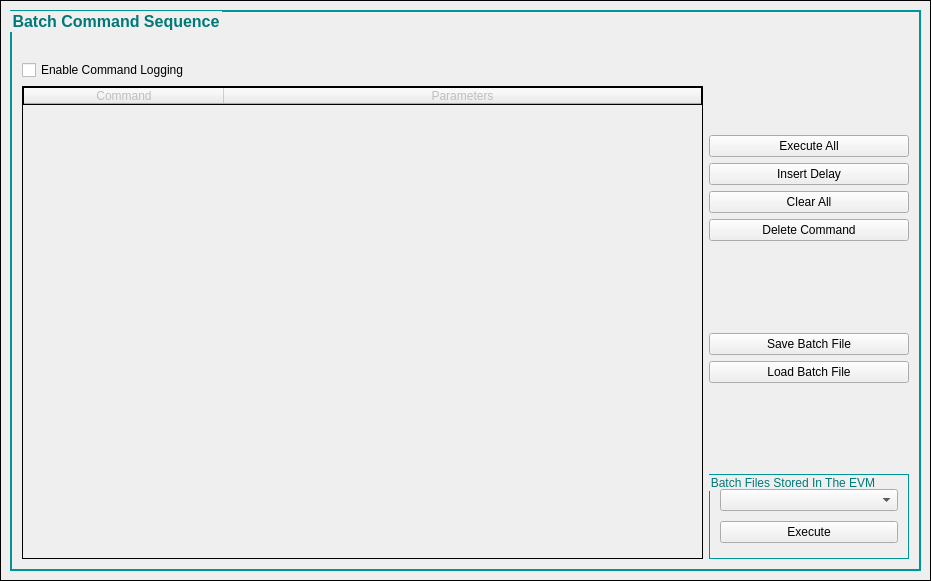
            <widget class="QWidget" name="batchFilePage">
             <layout class="QGridLayout" name="gridLayout_4">
              <property name="leftMargin">
               <number>0</number>
              </property>
              <property name="topMargin">
               <number>0</number>
              </property>
              <property name="rightMargin">
               <number>0</number>
              </property>
              <property name="bottomMargin">
               <number>0</number>
              </property>
              <item row="0" column="0">
               <widget class="QFrame" name="frame_batchFiles">
                <property name="sizePolicy">
                 <sizepolicy hsizetype="Expanding" vsizetype="Expanding">
                  <horstretch>0</horstretch>
                  <verstretch>0</verstretch>
                 </sizepolicy>
                </property>
                <property name="minimumSize">
                 <size>
                  <width>931</width>
                  <height>581</height>
                 </size>
                </property>
                <property name="styleSheet">
                 <string notr="true">QFrame{background-image : url(:/images/img.jpg);
border:1px solid black}
QGroupbox{border-radius:5px}</string>
                </property>
                <property name="frameShape">
                 <enum>QFrame::StyledPanel</enum>
                </property>
                <property name="frameShadow">
                 <enum>QFrame::Raised</enum>
                </property>
                <layout class="QGridLayout" name="gridLayout_12">
                 <item row="0" column="0">
                  <widget class="QGroupBox" name="groupBox_BatchCommandSequence">
                   <property name="sizePolicy">
                    <sizepolicy hsizetype="Expanding" vsizetype="Expanding">
                     <horstretch>0</horstretch>
                     <verstretch>0</verstretch>
                    </sizepolicy>
                   </property>
                   <property name="font">
                    <font>
                     <family>Arial</family>
                     <pointsize>12</pointsize>
                     <weight>75</weight>
                     <bold>true</bold>
                    </font>
                   </property>
                   <property name="autoFillBackground">
                    <bool>false</bool>
                   </property>
                   <property name="styleSheet">
                    <string notr="true">QGroupBox{ border: 1.5px solid ;
background-color: transparent;
border-color: rgb(0,150,150);
color:rgb(0,120,120);
;}</string>
                   </property>
                   <property name="title">
                    <string>Batch Command Sequence</string>
                   </property>
                   <layout class="QHBoxLayout" name="horizontalLayout_23">
                    <property name="topMargin">
                     <number>15</number>
                    </property>
                    <item>
                     <layout class="QVBoxLayout" name="verticalLayout_10">
                      <item>
                       <spacer name="verticalSpacer_4">
                        <property name="orientation">
                         <enum>Qt::Vertical</enum>
                        </property>
                        <property name="sizeType">
                         <enum>QSizePolicy::Fixed</enum>
                        </property>
                        <property name="sizeHint" stdset="0">
                         <size>
                          <width>20</width>
                          <height>10</height>
                         </size>
                        </property>
                       </spacer>
                      </item>
                      <item>
                       <widget class="QCheckBox" name="enableCmdLog">
                        <property name="text">
                         <string>Enable Command Logging</string>
                        </property>
                       </widget>
                      </item>
                      <item>
                       <widget class="QTableWidget" name="batchCommands_tableWidget">
                        <property name="enabled">
                         <bool>false</bool>
                        </property>
                        <property name="sizePolicy">
                         <sizepolicy hsizetype="Expanding" vsizetype="Expanding">
                          <horstretch>0</horstretch>
                          <verstretch>0</verstretch>
                         </sizepolicy>
                        </property>
                        <property name="dragEnabled">
                         <bool>false</bool>
                        </property>
                        <property name="horizontalScrollMode">
                         <enum>QAbstractItemView::ScrollPerPixel</enum>
                        </property>
                        <property name="wordWrap">
                         <bool>false</bool>
                        </property>
                        <attribute name="horizontalHeaderDefaultSectionSize">
                         <number>200</number>
                        </attribute>
                        <attribute name="horizontalHeaderHighlightSections">
                         <bool>false</bool>
                        </attribute>
                        <attribute name="horizontalHeaderStretchLastSection">
                         <bool>true</bool>
                        </attribute>
                        <attribute name="verticalHeaderHighlightSections">
                         <bool>true</bool>
                        </attribute>
                        <column>
                         <property name="text">
                          <string>Command</string>
                         </property>
                        </column>
                        <column>
                         <property name="text">
                          <string>Parameters</string>
                         </property>
                        </column>
                       </widget>
                      </item>
                     </layout>
                    </item>
                    <item>
                     <layout class="QVBoxLayout" name="verticalLayout_11">
                      <item>
                       <spacer name="verticalSpacer">
                        <property name="orientation">
                         <enum>Qt::Vertical</enum>
                        </property>
                        <property name="sizeHint" stdset="0">
                         <size>
                          <width>20</width>
                          <height>40</height>
                         </size>
                        </property>
                       </spacer>
                      </item>
                      <item>
                       <widget class="QPushButton" name="executeBatchCommands_Button">
                        <property name="maximumSize">
                         <size>
                          <width>16777215</width>
                          <height>35</height>
                         </size>
                        </property>
                        <property name="text">
                         <string>Execute All</string>
                        </property>
                       </widget>
                      </item>
                      <item>
                       <widget class="QPushButton" name="insertDelay_Button">
                        <property name="maximumSize">
                         <size>
                          <width>16777215</width>
                          <height>35</height>
                         </size>
                        </property>
                        <property name="text">
                         <string>Insert Delay</string>
                        </property>
                       </widget>
                      </item>
                      <item>
                       <widget class="QPushButton" name="clearBatchTable_Button">
                        <property name="maximumSize">
                         <size>
                          <width>16777215</width>
                          <height>35</height>
                         </size>
                        </property>
                        <property name="text">
                         <string>Clear All</string>
                        </property>
                       </widget>
                      </item>
                      <item>
                       <widget class="QPushButton" name="deleteCommand_Button">
                        <property name="maximumSize">
                         <size>
                          <width>16777215</width>
                          <height>35</height>
                         </size>
                        </property>
                        <property name="text">
                         <string>Delete Command</string>
                        </property>
                       </widget>
                      </item>
                      <item>
                       <spacer name="verticalSpacer_3">
                        <property name="orientation">
                         <enum>Qt::Vertical</enum>
                        </property>
                        <property name="sizeHint" stdset="0">
                         <size>
                          <width>20</width>
                          <height>40</height>
                         </size>
                        </property>
                       </spacer>
                      </item>
                      <item>
                       <widget class="QPushButton" name="saveBatchFile_Button">
                        <property name="sizePolicy">
                         <sizepolicy hsizetype="Preferred" vsizetype="Fixed">
                          <horstretch>0</horstretch>
                          <verstretch>0</verstretch>
                         </sizepolicy>
                        </property>
                        <property name="text">
                         <string>Save Batch File</string>
                        </property>
                       </widget>
                      </item>
                      <item>
                       <widget class="QPushButton" name="loadBatchFile_Button">
                        <property name="sizePolicy">
                         <sizepolicy hsizetype="Preferred" vsizetype="Fixed">
                          <horstretch>0</horstretch>
                          <verstretch>0</verstretch>
                         </sizepolicy>
                        </property>
                        <property name="text">
                         <string>Load Batch File</string>
                        </property>
                       </widget>
                      </item>
                      <item>
                       <spacer name="verticalSpacer_2">
                        <property name="orientation">
                         <enum>Qt::Vertical</enum>
                        </property>
                        <property name="sizeHint" stdset="0">
                         <size>
                          <width>20</width>
                          <height>40</height>
                         </size>
                        </property>
                       </spacer>
                      </item>
                      <item>
                       <widget class="QGroupBox" name="groupBox_BatchFilesinEVM">
                        <property name="sizePolicy">
                         <sizepolicy hsizetype="Preferred" vsizetype="MinimumExpanding">
                          <horstretch>0</horstretch>
                          <verstretch>0</verstretch>
                         </sizepolicy>
                        </property>
                        <property name="minimumSize">
                         <size>
                          <width>200</width>
                          <height>0</height>
                         </size>
                        </property>
                        <property name="maximumSize">
                         <size>
                          <width>290</width>
                          <height>200</height>
                         </size>
                        </property>
                        <property name="styleSheet">
                         <string notr="true">QGroupBox{ border: 1px solid ;
background-color: transparent;
border-color: rgb(0,150,150);
color:rgb(0,120,120);
;}</string>
                        </property>
                        <property name="title">
                         <string>Batch Files Stored In The EVM</string>
                        </property>
                        <layout class="QVBoxLayout" name="verticalLayout_9">
                         <item>
                          <widget class="QComboBox" name="onBoardBatchFile_comboBox">
                           <property name="maxVisibleItems">
                            <number>500</number>
                           </property>
                          </widget>
                         </item>
                         <item>
                          <widget class="QPushButton" name="executeBatchFile_Button">
                           <property name="text">
                            <string>Execute</string>
                           </property>
                          </widget>
                         </item>
                        </layout>
                       </widget>
                      </item>
                     </layout>
                    </item>
                   </layout>
                  </widget>
                 </item>
                </layout>
               </widget>
              </item>
             </layout>
            </widget>
